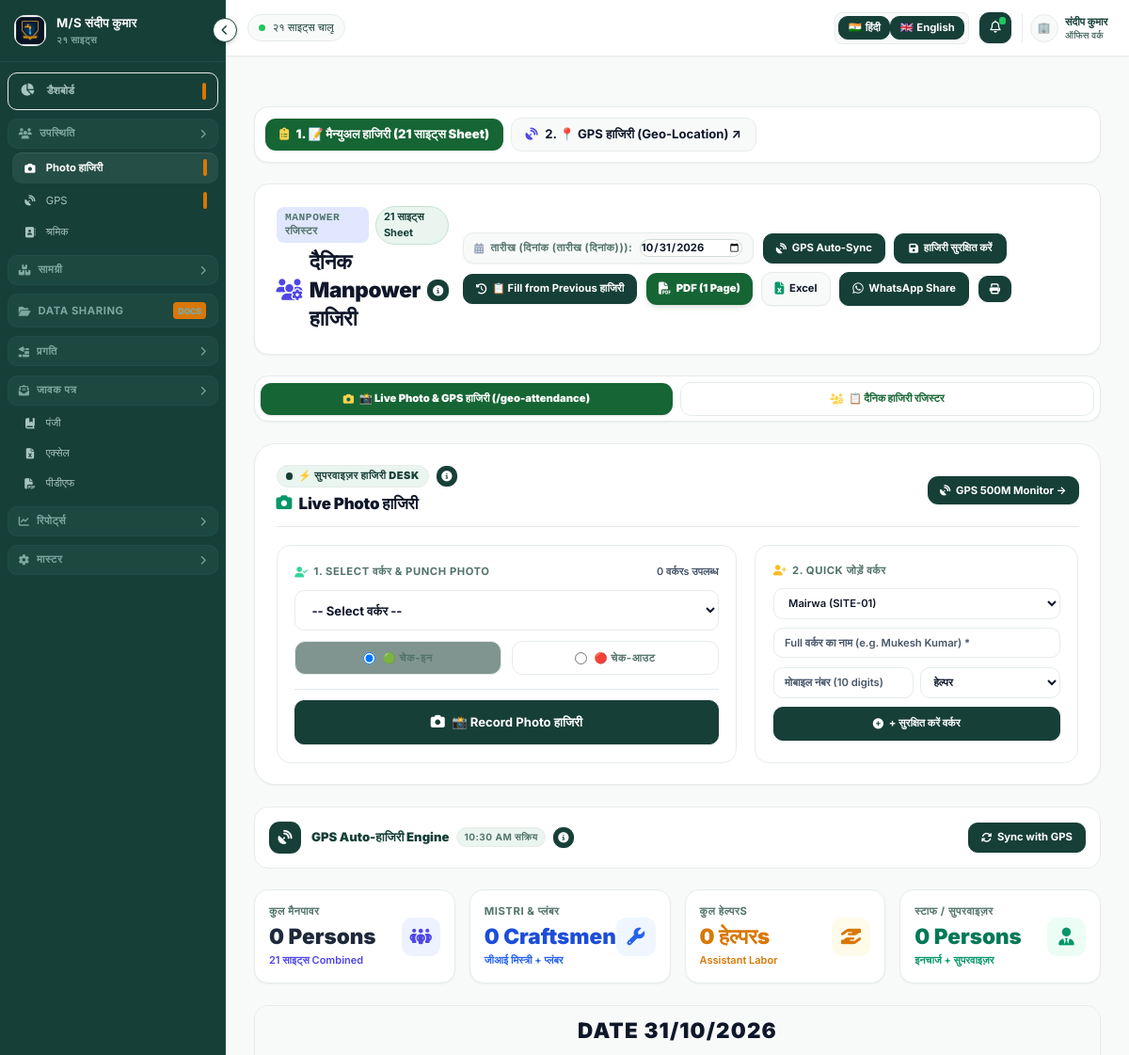
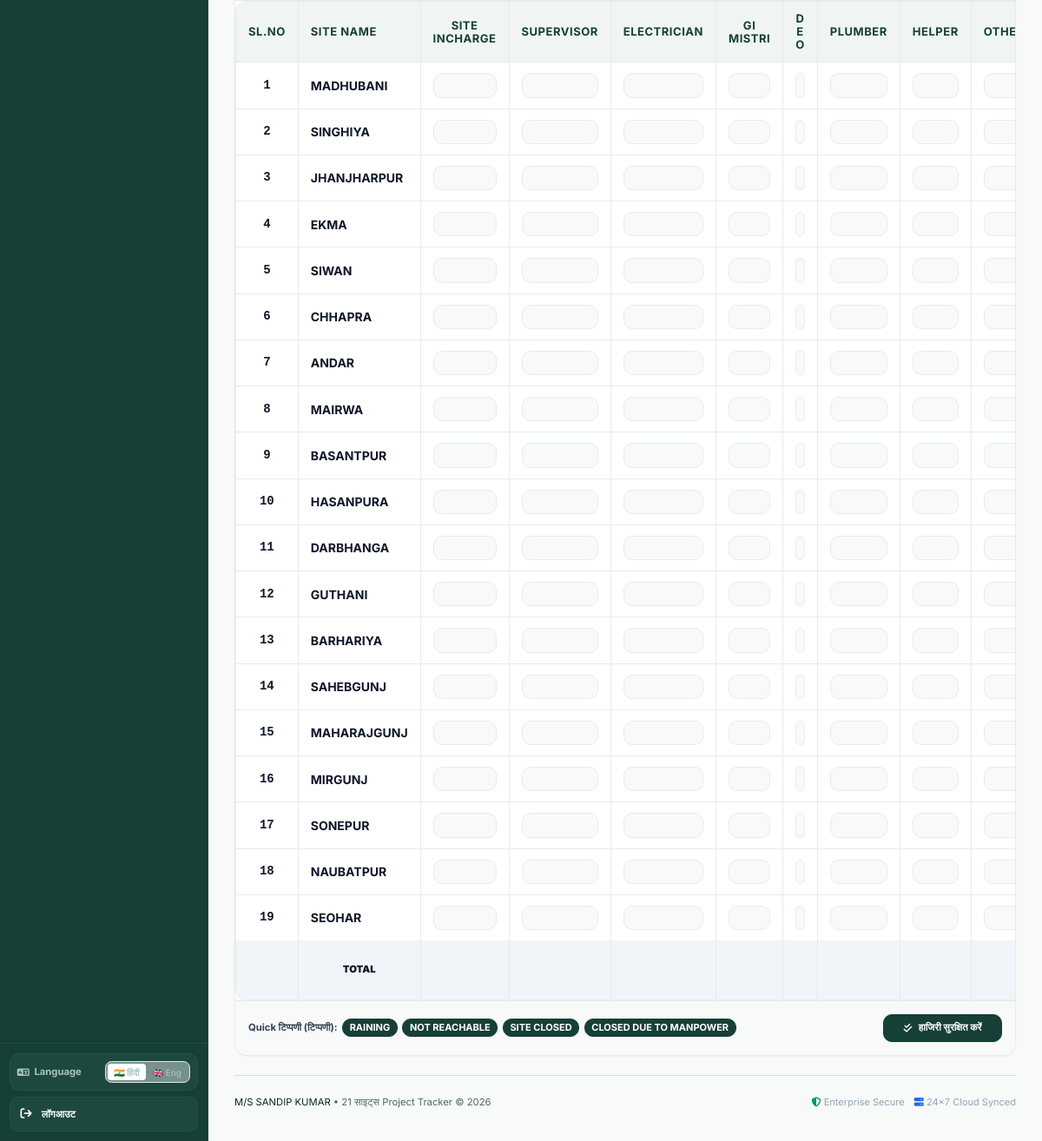
/attendance (signed in), run on an earlier commit of the app's database (2 pictures, top to bottom).
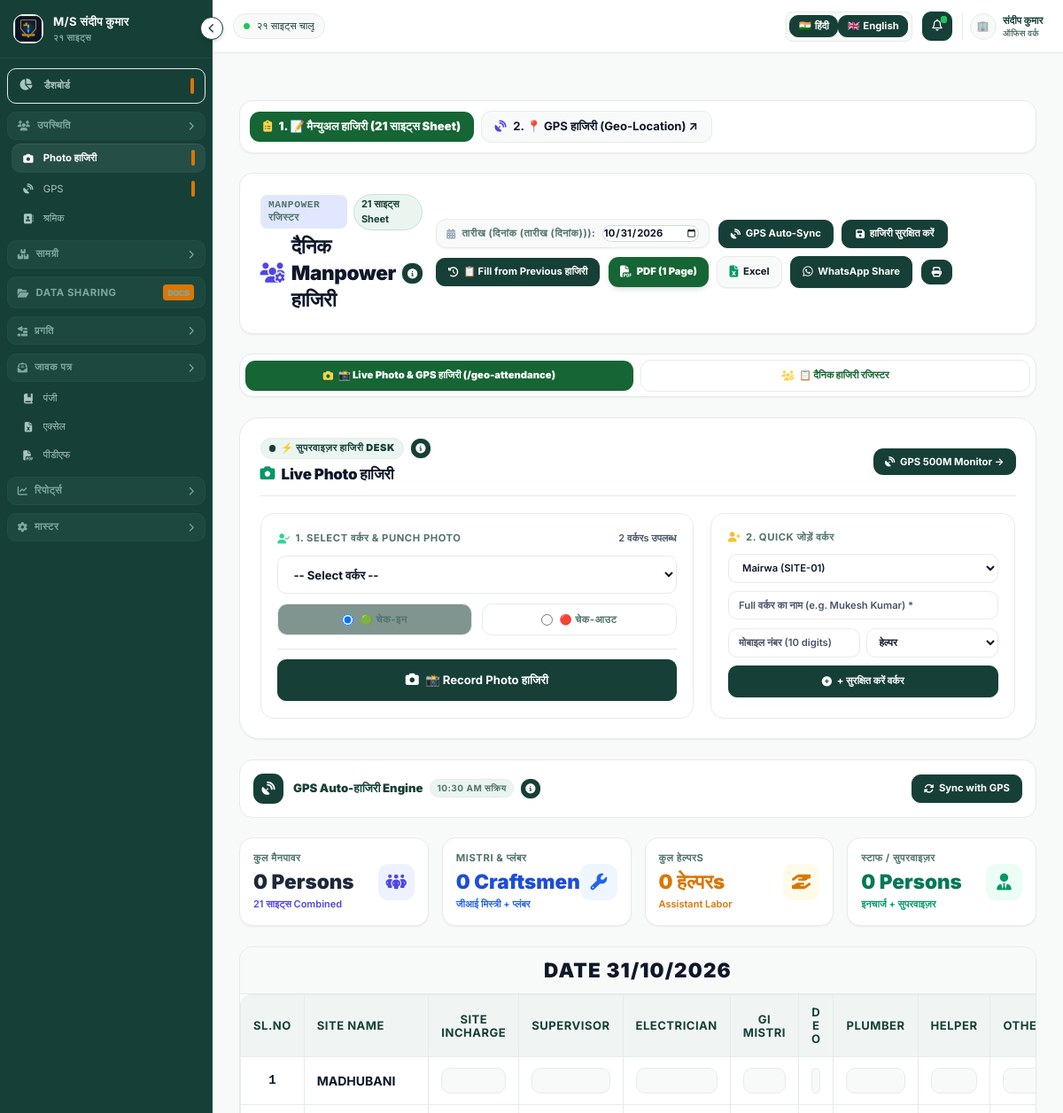
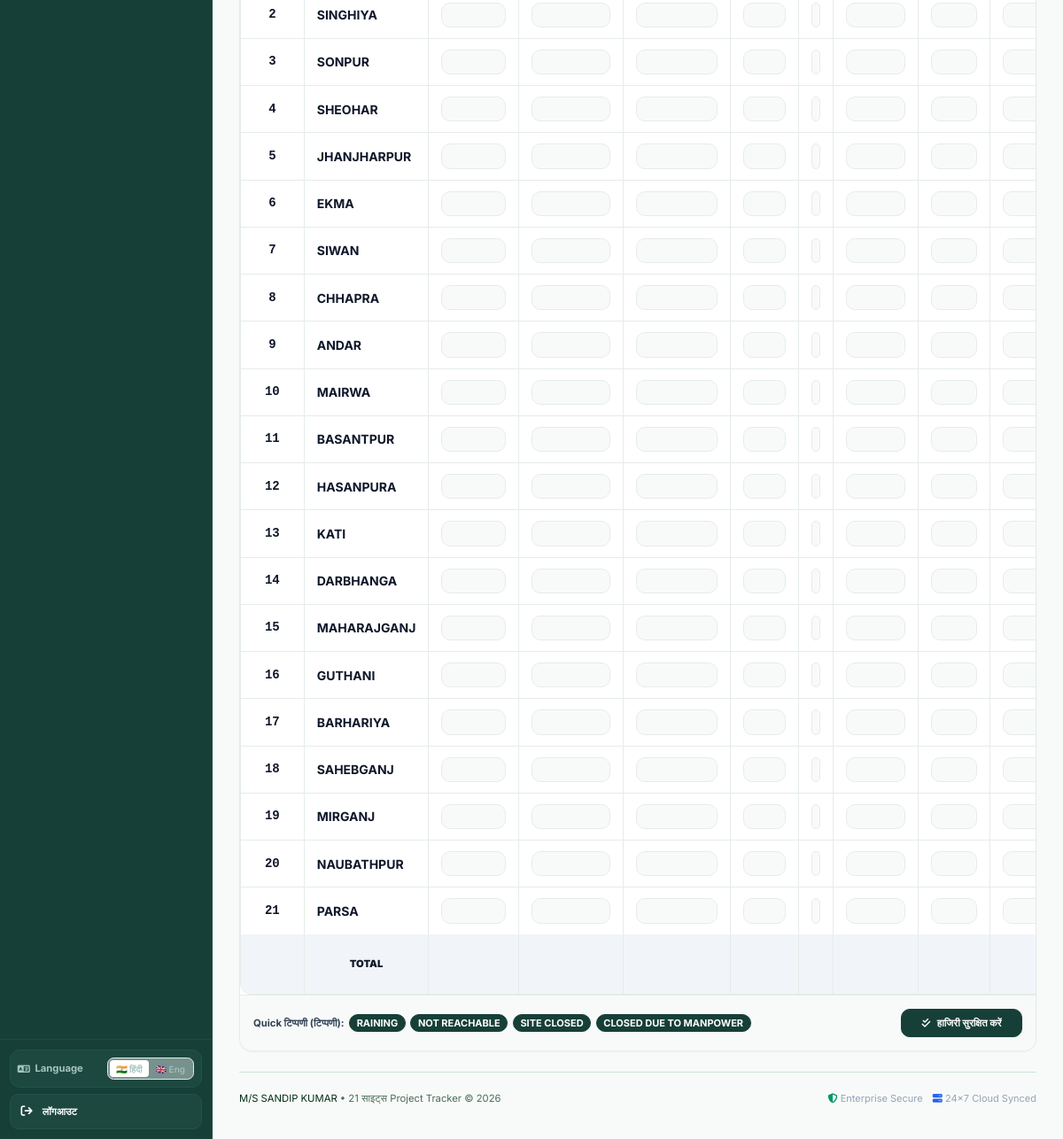
And on a later commit of the database (2 pictures, top to bottom).
### tables this page shows
CREATE TABLE sites (
        id INTEGER PRIMARY KEY AUTOINCREMENT,
        code TEXT UNIQUE NOT NULL,
        name TEXT NOT NULL,
        location TEXT,
        supervisor TEXT,
        contact TEXT,
        status TEXT DEFAULT 'Active',
        created_at TIMESTAMP DEFAULT CURRENT_TIMESTAMP
    , incharge TEXT, incharge_phone TEXT, latitude REAL, longitude REAL, geo_radius INTEGER DEFAULT 500);

### app.py (the view, shortened to what this page needs)
@app.route("/attendance")
def attendance_view():
    selected_date = request.args.get("date")
    if not selected_date:
        ist_now = datetime.datetime.utcnow() + datetime.timedelta(hours=5, minutes=30)
        selected_date = ist_now.strftime("%Y-%m-%d")
    rows, totals = database.get_daily_manpower(selected_date)
    is_owner = session.get("is_owner", False)
    user_site_id = session.get("site_id")
    is_supervisor_view = False
    locked_site = None
    try:
        parts = selected_date.split("-")
        formatted_date = f"{parts[2]}/{parts[1]}/{parts[0]}" if len(parts) == 3 else selected_date
    except:
        formatted_date = selected_date
    all_sites = database.get_all_sites()
    if is_supervisor_view and user_site_id:
        site_workers = database.get_all_workers_for_site(user_site_id)
        sites = [s for s in all_sites if s["id"] == user_site_id]
    else:
        site_workers = database.get_all_workers()
        sites = all_sites
    today_geo_rows, _ = database.get_geo_attendance_today(selected_date)
    if is_supervisor_view and user_site_id:
        today_geo_rows = [r for r in today_geo_rows if r["site_id"] == user_site_id]
    today_photos = [r for r in today_geo_rows if r.get("photo_url")]
    return render_template(
        "attendance.html",
        selected_date=selected_date,
        formatted_date=formatted_date,
        rows=rows,
        totals=totals,
        is_supervisor_view=is_supervisor_view,
        locked_site=locked_site,
        site_workers=site_workers,
        sites=sites,
        today_photos=today_photos
    )

### app.py (called while the page is built)
@app.after_request
def add_cors_headers(response):
    response.headers["Access-Control-Allow-Origin"] = "*"
    response.headers["Access-Control-Allow-Methods"] = "GET, POST, OPTIONS, PUT, DELETE"
    response.headers["Access-Control-Allow-Headers"] = "Content-Type, X-Admin-PIN"
    if "text/html" in response.headers.get("Content-Type", ""):
        response.headers["Cache-Control"] = "no-cache, no-store, must-revalidate"
        response.headers["Pragma"] = "no-cache"
        response.headers["Expires"] = "0"
    return response

### database.py (called while the page is built)
def get_db():
    conn = sqlite3.connect(DB_PATH, timeout=60.0)
    conn.row_factory = sqlite3.Row
    try:
        conn.execute("PRAGMA journal_mode=WAL;")
        conn.execute("PRAGMA busy_timeout=60000;")
        conn.execute("PRAGMA synchronous=NORMAL;")
    except Exception:
        pass
    return conn

def get_all_sites():
    conn = get_db()
    cursor = conn.cursor()
    cursor.execute("SELECT * FROM sites ORDER BY id ASC")
    sites = [dict(row) for row in cursor.fetchall()]
    conn.close()
    return sites

### templates/attendance.html (shortened to what the changed rows need)
{% extends "base.html" %}
{% block content %}
<div class="space-y-6">
    <div class="bg-white rounded-2xl p-6 border border-slate-200/80 shadow-sm flex flex-col md:flex-row md:items-center justify-between gap-4">
        <div>
            <div class="flex items-center gap-2 mt-1">
                <h1 class="text-2xl font-black text-slate-800 flex items-center gap-2">
                    <i class="fa-solid fa-users-gear text-indigo-600"></i>
                    {% if is_supervisor_view %}
                    <span>Daily Attendance — {{ locked_site.name }} Site</span>
                    {% else %}
                    <span>Daily Manpower Attendance</span>
                    {% endif %}
                </h1>
            </div>
        </div>
    </div>
    <div class="bg-white rounded-3xl p-5 sm:p-6 text-[#0F172A] shadow-sm border border-[#E2E8F0] relative no-print">
        <div class="grid grid-cols-1 lg:grid-cols-12 gap-5 mt-5">
            <div class="lg:col-span-7 bg-white p-4 sm:p-5 rounded-2xl border border-[#E2E8F0] flex flex-col justify-between shadow-xs">
                <div>
                    <div class="flex items-center justify-between mb-3">
                        <label class="text-xs font-black text-[#0F172A] uppercase tracking-wider flex items-center gap-1.5">
                            <i class="fa-solid fa-user-check text-emerald-400"></i>
                            <span>1. Select Worker & Punch Photo</span>
                        </label>
                        <span class="text-[11px] text-[#475569] font-semibold" id="quickWorkerCountBadge">{{ site_workers|length }} Workers Available</span>
                    </div>
                </div>
            </div>
        </div>
    </div>
    <div class="bg-white rounded-2xl border border-slate-200 shadow-sm overflow-hidden">
        <div class="py-3 px-6 bg-slate-50 border-b border-slate-200 text-center">
            <h2 class="text-xl sm:text-2xl font-black text-rose-600 tracking-wider">
                DATE {{ formatted_date }}
            </h2>
        </div>
        <div class="overflow-x-auto">
            <table class="w-full text-left text-xs border-collapse" id="manpowerTable">
                <thead class="bg-slate-100 text-slate-800 font-black border-b border-slate-300 uppercase text-[11px] tracking-wider text-center">
                    <tr>
                        <th class="py-3 px-2 w-10 border-r border-slate-200">SL.NO</th>
                        <th class="py-3 px-3 text-left w-36 border-r border-slate-200">SITE NAME</th>
                        <th class="py-3 px-2 w-20 border-r border-slate-200">SITE INCHARGE</th>
                        <th class="py-3 px-2 w-20 border-r border-slate-200">SUPERVISOR</th>
                        <th class="py-3 px-2 w-20 border-r border-slate-200">ELECTRICIAN</th>
                        <th class="py-3 px-2 w-20 border-r border-slate-200">GI MISTRI</th>
                        <th class="py-3 px-2 w-16 border-r border-slate-200">D E O</th>
                        <th class="py-3 px-2 w-20 border-r border-slate-200">PLUMBER</th>
                        <th class="py-3 px-2 w-20 border-r border-slate-200">HELPER</th>
                        <th class="py-3 px-2 w-16 border-r border-slate-200">OTHER</th>
                    </tr>
                </thead>
                <tbody class="divide-y divide-slate-200 text-slate-800">
                    {% for row in rows %}
                    <tr class="hover:bg-slate-50/80 transition site-row" data-site-id="{{ row.site_id }}">
                        <td class="py-2 px-2 text-center text-slate-400 font-mono font-bold border-r border-slate-100">
                            {{ loop.index }}
                        </td>
                        <td class="py-2 px-3 font-bold text-slate-900 border-r border-slate-100 whitespace-nowrap">
                            {{ row.site_name|upper }}
                        </td>
                        <td class="p-1 border-r border-slate-100">
                            <input type="number" min="0" max="99" value="{{ row.site_incharge if row.site_incharge > 0 else '' }}"
                                   class="inp-count w-full text-center py-1.5 rounded-lg border border-transparent hover:border-slate-300 focus:border-indigo-500 font-bold text-xs bg-slate-50/50 focus:bg-white"
                                   data-role="site_incharge" oninput="recalcRow(this)">
                        </td>
                        <td class="p-1 border-r border-slate-100">
                            <input type="number" min="0" max="99" value="{{ row.supervisor if row.supervisor > 0 else '' }}"
                                   class="inp-count w-full text-center py-1.5 rounded-lg border border-transparent hover:border-slate-300 focus:border-indigo-500 font-bold text-xs bg-slate-50/50 focus:bg-white"
                                   data-role="supervisor" oninput="recalcRow(this)">
                        </td>
                        <td class="p-1 border-r border-slate-100">
                            <input type="number" min="0" max="99" value="{{ row.electrician if row.electrician > 0 else '' }}"
                                   class="inp-count w-full text-center py-1.5 rounded-lg border border-transparent hover:border-slate-300 focus:border-indigo-500 font-bold text-xs bg-slate-50/50 focus:bg-white"
                                   data-role="electrician" oninput="recalcRow(this)">
                        </td>
                        <td class="p-1 border-r border-slate-100">
                            <input type="number" min="0" max="99" value="{{ row.gi_mistri if row.gi_mistri > 0 else '' }}"
                                   class="inp-count w-full text-center py-1.5 rounded-lg border border-transparent hover:border-slate-300 focus:border-indigo-500 font-bold text-xs bg-slate-50/50 focus:bg-white"
                                   data-role="gi_mistri" oninput="recalcRow(this)">
                        </td>
                        <td class="p-1 border-r border-slate-100">
                            <input type="number" min="0" max="99" value="{{ row.deo if row.deo > 0 else '' }}"
                                   class="inp-count w-full text-center py-1.5 rounded-lg border border-transparent hover:border-slate-300 focus:border-indigo-500 font-bold text-xs bg-slate-50/50 focus:bg-white"
                                   data-role="deo" oninput="recalcRow(this)">
                        </td>
                        <td class="p-1 border-r border-slate-100">
                            <input type="number" min="0" max="99" value="{{ row.plumber if row.plumber > 0 else '' }}"
                                   class="inp-count w-full text-center py-1.5 rounded-lg border border-transparent hover:border-slate-300 focus:border-indigo-500 font-bold text-xs bg-slate-50/50 focus:bg-white"
                                   data-role="plumber" oninput="recalcRow(this)">
                        </td>
                        <td class="p-1 border-r border-slate-100">
                            <input type="number" min="0" max="99" value="{{ row.helper if row.helper > 0 else '' }}"
                                   class="inp-count w-full text-center py-1.5 rounded-lg border border-transparent hover:border-slate-300 focus:border-indigo-500 font-bold text-xs bg-slate-50/50 focus:bg-white"
                                   data-role="helper" oninput="recalcRow(this)">
                        </td>
                        <td class="p-1 border-r border-slate-100">
                            <input type="number" min="0" max="99" value="{{ row.other if row.other > 0 else '' }}"
                                   class="inp-count w-full text-center py-1.5 rounded-lg border border-transparent hover:border-slate-300 focus:border-indigo-500 font-bold text-xs bg-slate-50/50 focus:bg-white"
                                   data-role="other" oninput="recalcRow(this)">
                        </td>
                    </tr>
                    {% endfor %}
                </tbody>
            </table>
        </div>
    </div>
</div>
{% endblock %}

What changed in the data, as far as the page shows it:
changed sites: site_name "SONEPUR" → "SONPUR"; moves up the list
changed sites: site_name "SEOHAR" → "SHEOHAR"; moves up the list
added sites: site_name "KATI"
changed sites: site_name "MAHARAJGUNJ" → "MAHARAJGANJ"; moves up the list
changed sites: site_name "SAHEBGUNJ" → "SAHEBGANJ"
changed sites: site_name "MIRGUNJ" → "MIRGANJ"
changed sites: site_name "NAUBATPUR" → "NAUBATHPUR"
added sites: site_name "PARSA"
Also different on the page:
{{ site_workers|length }}: "0" → "2"
